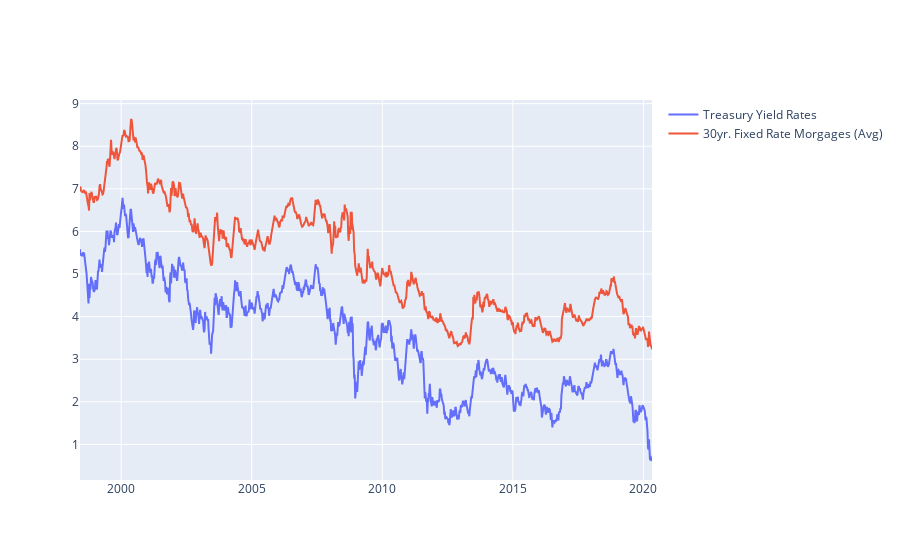

Source (notebook cell):
### Code cell
import plotly.graph_objects as go
np.random.seed(1)

# Create traces
fig = go.Figure()
fig.add_trace(go.Scatter(x=dfCombined["Date"], y=dfCombined["TreasuryYieldRate"],
    mode='lines'
    , name='Treasury Yield Rates'
))
fig.add_trace(go.Scatter(x=dfCombined["Date"], y=dfCombined["30yrFRMAvg"],
    mode='lines'
    , name='30yr. Fixed Rate Morgages (Avg)'
))

### Figure 1 — Plotly figure (JSON) as saved in the notebook; plotly's stock layout.template omitted (floating-point values rounded to 4 significant figures; data arrays with more than 128 entries replaced by an {"elided": "..."} marker saying what was removed)
{"data": [{"mode": "lines", "name": "Treasury Yield Rates", "type": "scatter", "x": {"elided": "1136 str values"}, "y": {"elided": "1136 float values"}}, {"mode": "lines", "name": "30yr. Fixed Rate Morgages (Avg)", "type": "scatter", "x": {"elided": "1136 str values"}, "y": {"elided": "1136 float values"}}], "layout": {}}
